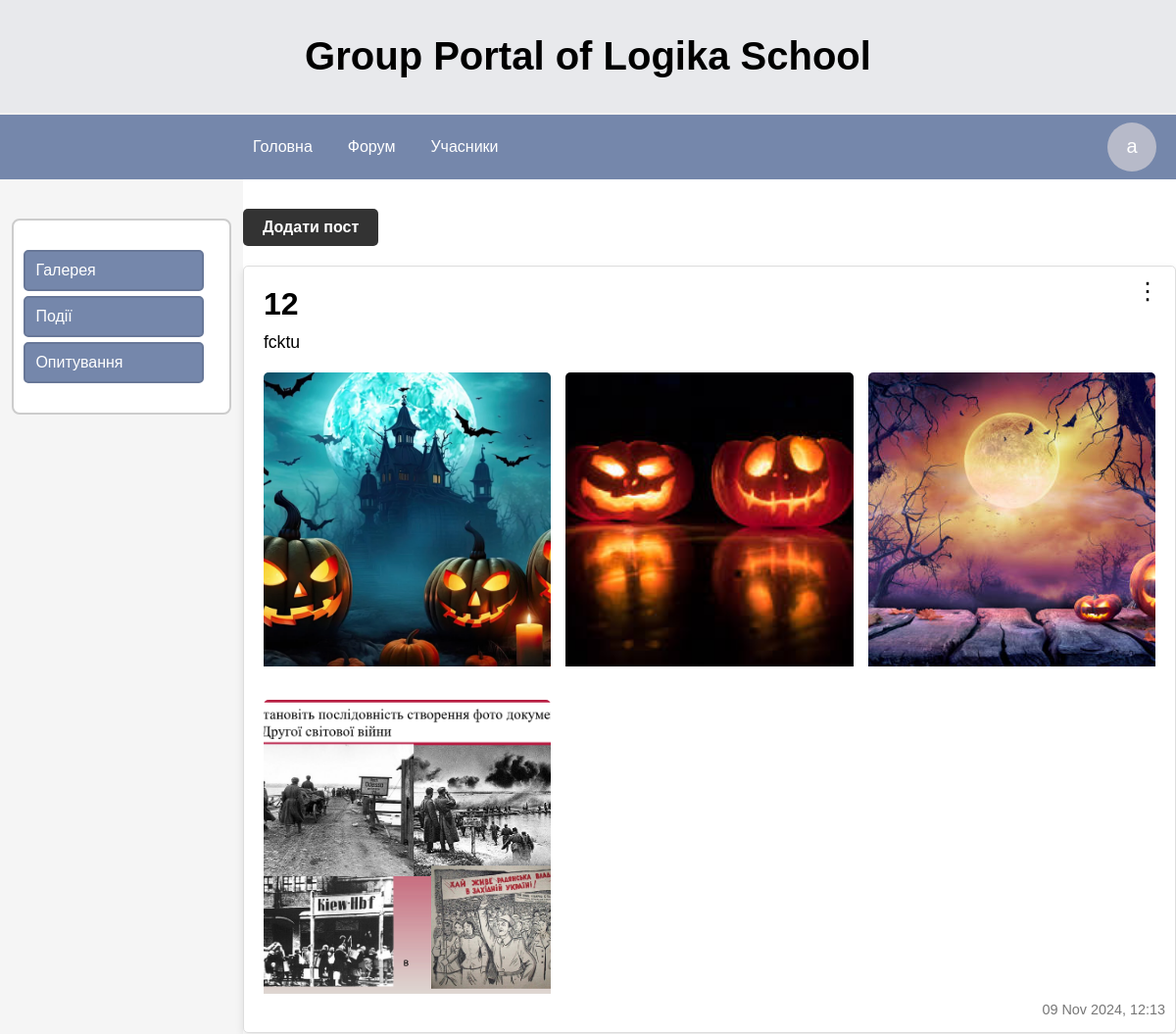
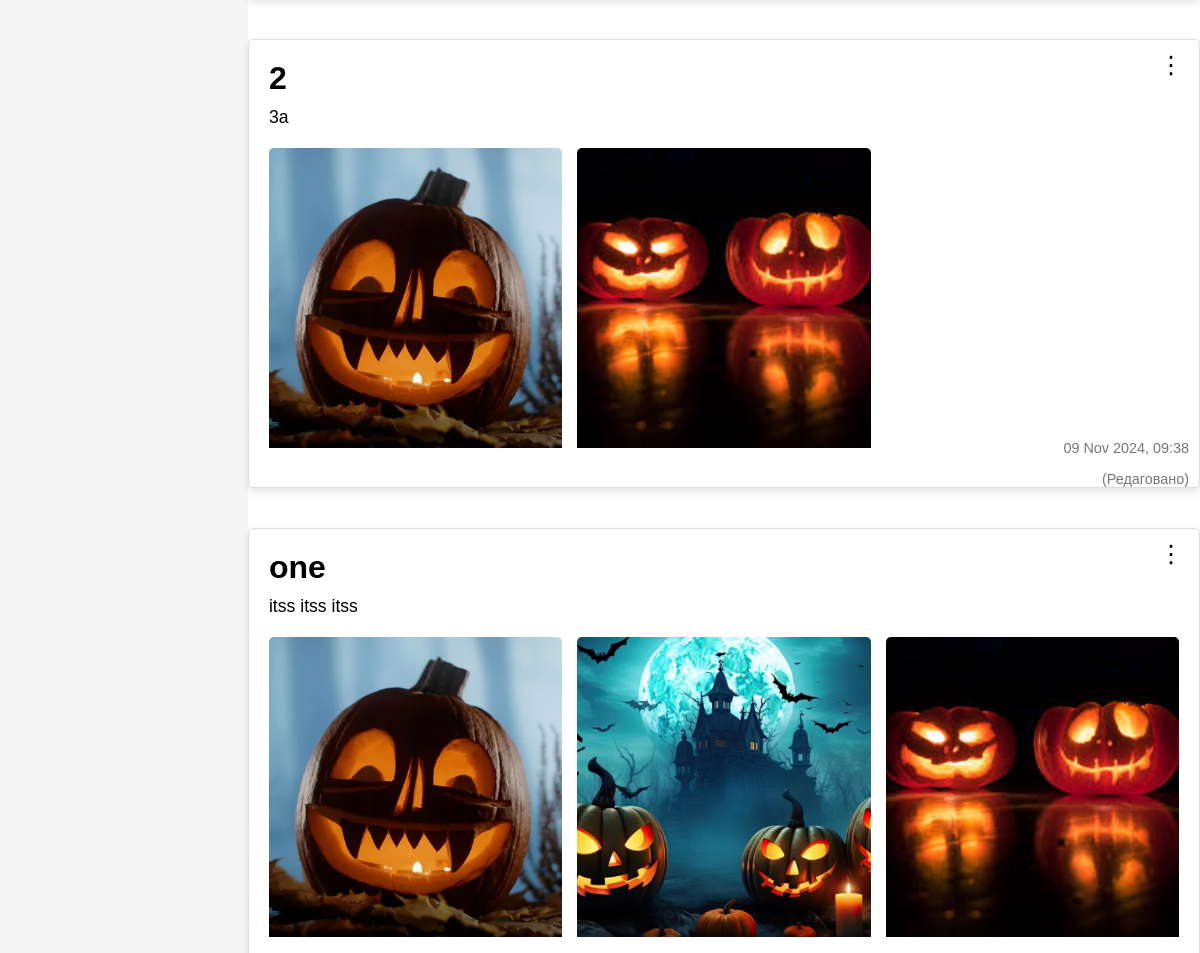
Before: /gallery/ (signed in, upper part) with the older database file (2 pictures, top to bottom).
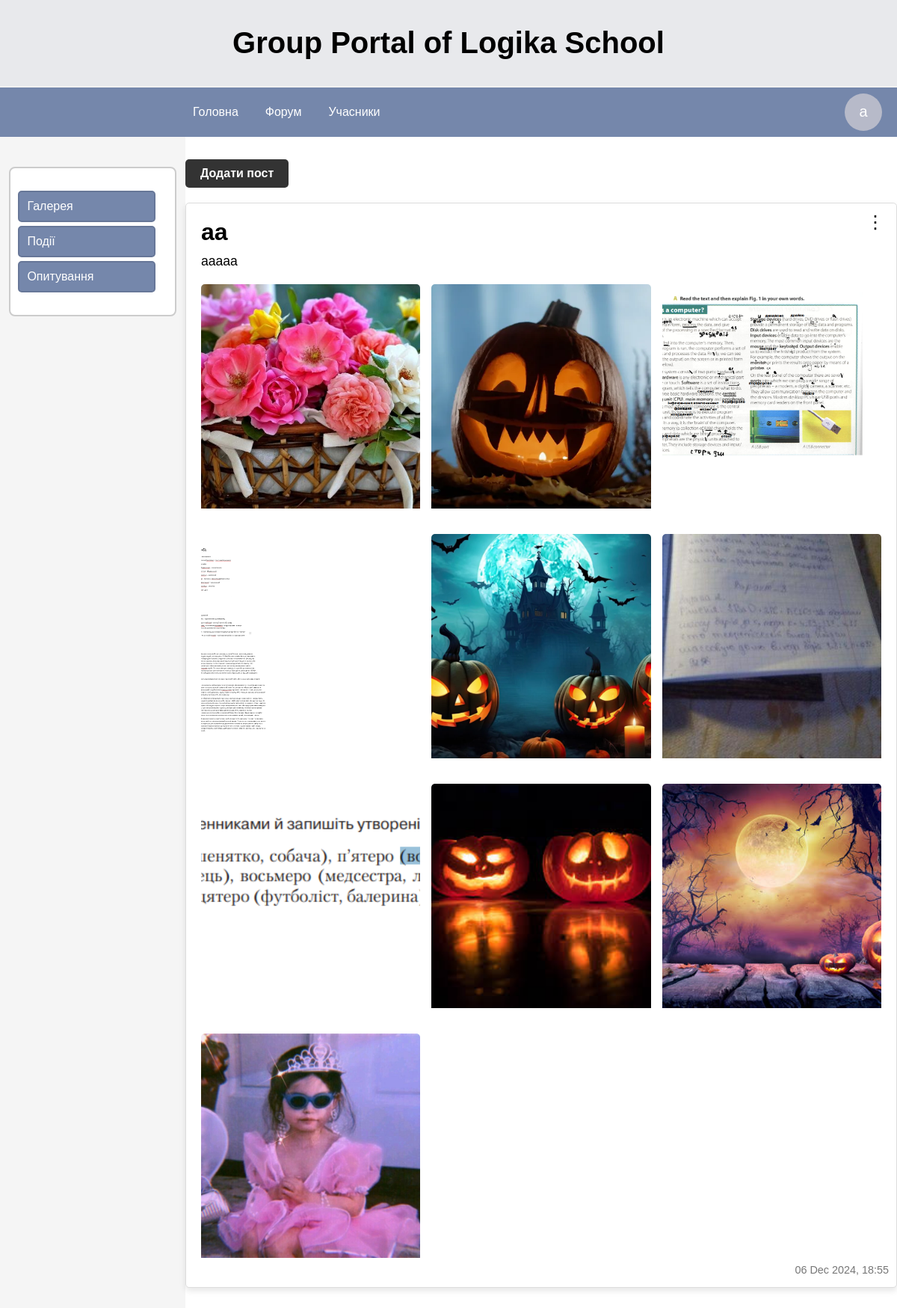
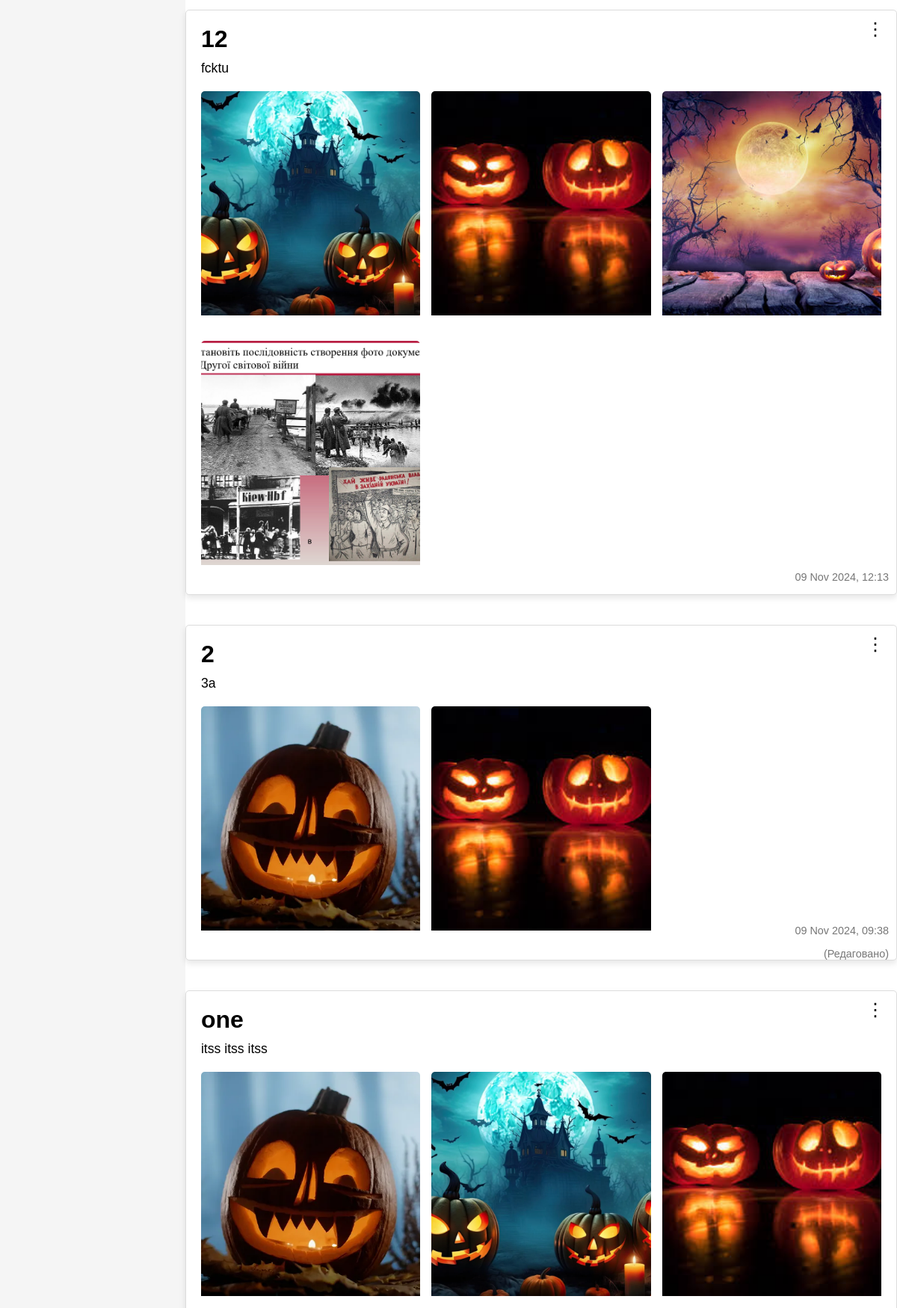
After: the same page with the newer database file (2 pictures, top to bottom).
### portal/models.py (models this page shows, shortened)
class PhotoPost(models.Model):
    author = models.ForeignKey(User, on_delete=models.CASCADE, related_name='posts')
    title = models.CharField(max_length=255)
    content = models.TextField()
    created_at = models.DateTimeField(auto_now_add=True)
    edited = models.BooleanField(default=False)

class Photo(models.Model):
    post = models.ForeignKey(PhotoPost, on_delete=models.CASCADE, related_name='photos')
    image = models.ImageField(upload_to='gallery/photos/')

### portal/views.py (the view)
# urls.py: path('gallery/', views.GalleryView.as_view(), name='gallery'),
class GalleryView(LoginRequiredMixin,View):
    template_name = 'portal/gallery_list.html'
    def get(self, request):
        posts = PhotoPost.objects.all().order_by('-created_at')  # Сортуємо пости від нових до старих
        return render(request, self.template_name, {'posts': posts})

### portal/context_processors.py (called while the page is built)
def profile_photo_context(request):
    profile_photo = None
    if request.user.is_authenticated:
        profile_photo = ProfilePhoto.objects.filter(user=request.user).first()
    return {'profile_photo': profile_photo}

### portal/templatetags/has_permission.py (called while the page is built, shortened)
@register.filter
def has_permission(current_user, target_user):
    if current_user.is_superuser:
        return True

### templates/portal/gallery_list.html (shortened to what this page needs)
{% extends 'base.html' %}
{% load static %}
{% load video_filters %}
{% load has_permission %}
{% block content %}
<link rel="stylesheet" href="{% static 'gallery.css' %}">
<aside class="sidebar" style="margin: 0;">
    <div class="sidebar-div">
        <nav class="sidebar-nav">
            <a href="{% url 'gallery'%}">Галерея</a>
            <a href="{% url 'event_list'%}">Події</a>
            <a href="">Опитування</a>
        </nav>
    </div>
</aside>
<div class="container">
    {% if request.user|has_permission:user %}
        <a href="{% url 'create_post_with_photos'%}" class="add-post-btn">Додати пост</a>
    {% endif %}
    {% for post in posts %}
        <div class="post">
            <div class="post-header">
                <div class="post-title">{{ post.title }}</div>
                {% if request.user|has_permission:user %}
                    <div class="post-menu">
                        <button class="menu-btn">&#x22EE;</button>
                    </div>
                {% endif %}
            </div>
            <div class="post-content">{{ post.content }}</div>
            {% if post.photos.count == 1 %}
                <div class="single-photo">
                    <img src="{{ post.photos.first.image.url }}" alt="{{ post.photos.first.caption }}" class="modal-trigger">
                </div>
            {% else %}
                <div class="photo-grid">
                    {% for photo in post.photos.all %}
                        <div class="photo">
                            <img src="{{ photo.image.url }}" alt="{{ photo.caption }}" class="modal-trigger">
                        </div>
                    {% endfor %}
                </div>
            {% endif %}
            <div class="post-date">
                <p>{{ post.created_at|date:"d M Y, H:i" }}</p>
                {% if post.edited %}
                    <span class="edited-badge">(Редаговано)</span>
                {% endif %}
            </div>
        </div>
    {% empty %}
        <div class="empty-message">No posts available.</div>
    {% endfor %}
</div>
{% endblock %}

### templates/base.html (shortened to what this page needs)
<!DOCTYPE html>
<html lang="en">
<head>
    {% load static %}
    <link rel="stylesheet" href="{% static 'base.css' %}">
</head>
<body>
    <div class="wrapper">
    <header>
            <div class="header-title">
                <h1 class="site-title">Group Portal of Logika School</h1>
            </div>
            <div class="header-links">
                <nav >
                    <a href="{% url 'main'%}">Головна</a>
                    <a href="{% url 'category_list'%}">Форум</a>
                    <a href="{% url 'user_list'%}">Учасники</a>
                </nav>
                <div class="user-menu">
                    {% if profile_photo %}
                        <img src="{{ profile_photo.photo.url }}" alt="Profile Photo" class="profile-photo" style="width: 50px; /* Ширина квадрата */
                        height: 50px; /* Висота квадрата */
                        object-fit: cover; /* Масштабування, щоб повністю заповнити квадрат */
                        border-radius:  50%;; /* Така ж закругленість, як у .user-icon */">
                    {% else %}
                        <div class="user-icon" style="background-color: {{ user.profile_color.color|default:'#cccccc' }};
                                                    color: #fff;
                                                    display: flex;
                                                    justify-content: center;
                                                    align-items: center;
                                                    font-size: 20px;
                                                    width: 50px;
                                                    height: 50px;
                                                    border-radius: 50%;">
                            {% if user.first_name and user.last_name %}
                                {{ user.first_name|slice:":1" }}{{ user.last_name|slice:":1" }}
                            {% else %}
                                {{ user.username|slice:":1" }}
                            {% endif %}
                        </div>
                    {% endif %}
                </div>
            </div>
    </header>
    <main >
        {% block content %}
        {% endblock %}
    </main>
</div>
</body>
</html>

### static/base.css (style rules this page uses)
body, html { margin: 0; padding: 0; font-family: Arial, sans-serif; height: 100%; display: flex; flex-direction: column; }
.wrapper { display: flex; flex-direction: column; min-height: 120vh; }
header { background-color: rgb(66, 71, 103); color: #fff; text-align: center; }
.site-title { color: black; }
.header-title { background-color: rgba(255, 255, 255, 0.877); padding: 8px; font-size: 20px; position: sticky; top: 0; z-index: 10; border-bottom: 2px solid #f2f1f1; }
.header-links { background-color: rgb(117, 135, 171) ; padding: 8px 0; display: flex; align-items: center; }
.header-links nav { display: flex; gap: 20px; justify-content: center; margin-left: 250px; }
.header-links nav a { color: #fff; text-decoration: none; padding: 8px; }
.user-menu { color: #fff; text-decoration: none; padding-right: 10px; margin-right: 10px; margin-left: auto; text-decoration: none; cursor: pointer; position: relative; }
main { flex: 1; display: flex; background-color: #fff; margin: 0; }

### static/gallery.css (style rules this page uses)
.sidebar-div { width: 90%; padding-left: 10px; padding-top: 30px; border: 2px solid #ccc; border-radius: 8px; background-color: #ffffff; margin-top: 20px; margin-bottom: 20px; max-height: 200px; box-sizing: border-box; }
.sidebar { padding-top: 20px; width: 250px; height: 100%; box-sizing: border-box; background-color: #f5f5f5; display: flex; justify-content: center; }
.sidebar-nav a { display: block; width: 160px; padding: 10px; color: #ffffff; text-decoration: none; margin-bottom: 5px; border-radius: 5px; border: 2px solid rgb(103, 119, 152); background-color: rgb(117, 135, 171); }
.container { width: 80%; margin: 0 auto; padding-top: 30px; }
.post { margin-bottom: 40px; padding: 20px; background-color: white; border: 1px solid #ddd; border-radius: 5px; box-shadow: 0 4px 8px rgba(0, 0, 0, 0.1); }
.post-title { font-size: 2em; font-weight: bold; margin-bottom: 10px; }
.post-content { font-size: 1.1em; margin-bottom: 20px; }
.photo-grid { display: grid; grid-template-columns: repeat(auto-fill, minmax(250px, 1fr)); gap: 15px; }
.photo-grid img { width: 100%; height: 300px; object-fit: cover; border-radius: 5px; padding-bottom: 15px; }
.post { position: relative; }
.post-date { position: absolute; bottom: 0; right: 10px; font-size: 0.9em; color: #777; text-align: right; }
.post-menu { position: absolute; top: 10px; right: 10px; cursor: pointer; display: inline-block; }
.menu-btn { font-size: 1.5em; background: none; border: none; cursor: pointer; }
.add-post-btn { display: inline-block; background-color: #333; color: #fff; padding: 10px 20px; font-size: 1em; font-weight: bold; text-align: center; text-decoration: none; border: none; border-radius: 5px; cursor: pointer; transition: background-color 0.3s ease, transform 0.2s ease; margin-bottom: 20px; }

Changed rows visible on the page:
added PhotoPost: title "аа", content "ааааа", created_at "06 Dec 2024, 18:55"
added Photo: image (picture), shown under "аа"
added Photo: image (picture), shown under "аа"
added Photo: image (picture), shown under "аа"
added Photo: image (picture), shown under "аа"
added Photo: image (picture), shown under "аа"
added Photo: image (picture), shown under "аа"
added Photo: image (picture), shown under "аа"
added Photo: image (picture), shown under "аа"
added Photo: image (picture), shown under "аа"
added Photo: image (picture), shown under "аа"
